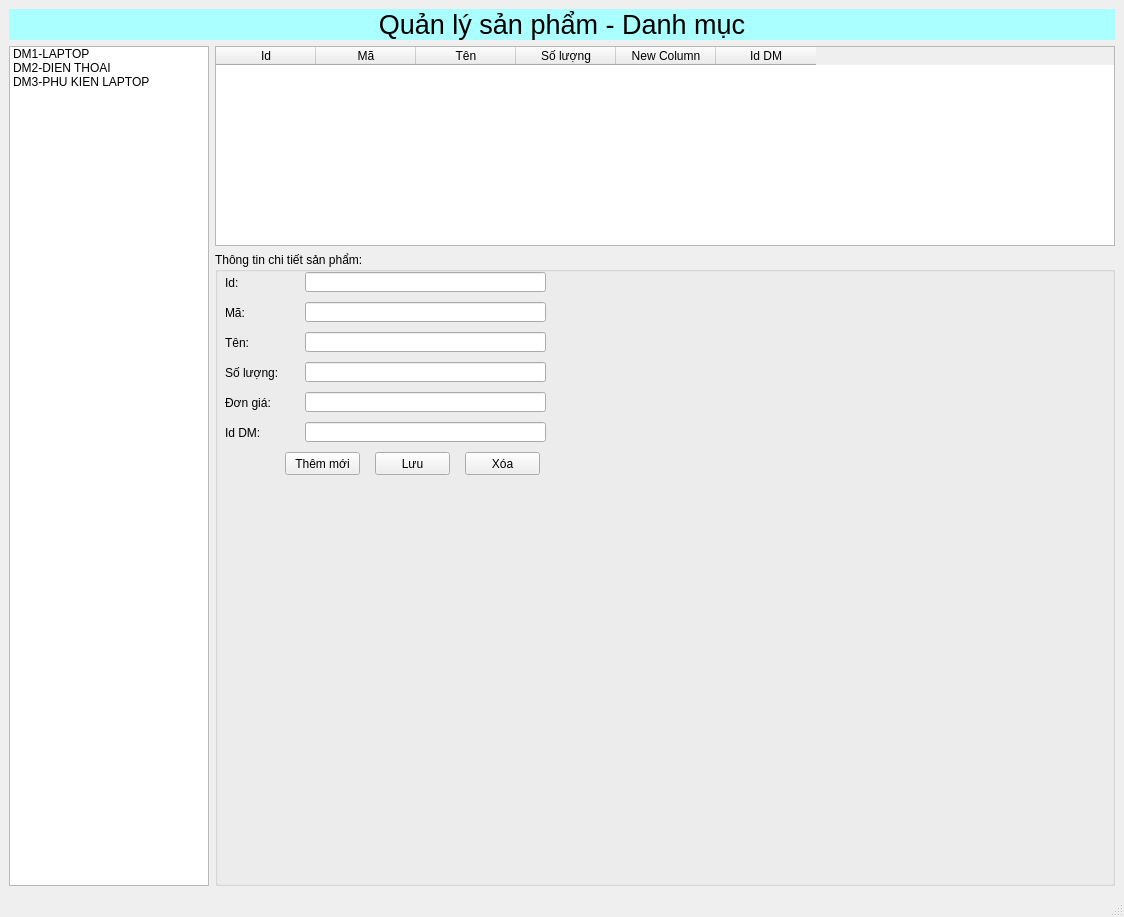
<?xml version="1.0" encoding="UTF-8"?>
<ui version="4.0">
 <class>MainWindow</class>
 <widget class="QMainWindow" name="MainWindow">
  <property name="geometry">
   <rect>
    <x>0</x>
    <y>0</y>
    <width>1124</width>
    <height>917</height>
   </rect>
  </property>
  <property name="windowTitle">
   <string>MainWindow</string>
  </property>
  <widget class="QWidget" name="centralwidget">
   <layout class="QVBoxLayout" name="verticalLayout_2">
    <item>
     <layout class="QVBoxLayout" name="verticalLayout">
      <item>
       <widget class="QLabel" name="label">
        <property name="maximumSize">
         <size>
          <width>16777215</width>
          <height>50</height>
         </size>
        </property>
        <property name="font">
         <font>
          <pointsize>20</pointsize>
         </font>
        </property>
        <property name="styleSheet">
         <string notr="true">background-color: rgb(170, 255, 255);</string>
        </property>
        <property name="text">
         <string>Quản lý sản phẩm - Danh mục</string>
        </property>
        <property name="alignment">
         <set>Qt::AlignCenter</set>
        </property>
       </widget>
      </item>
      <item>
       <layout class="QVBoxLayout" name="verticalLayout_5">
        <item>
         <layout class="QHBoxLayout" name="horizontalLayout">
          <item>
           <widget class="QListWidget" name="listWidgetDanhMuc">
            <property name="maximumSize">
             <size>
              <width>200</width>
              <height>16777215</height>
             </size>
            </property>
            <item>
             <property name="text">
              <string>DM1-LAPTOP</string>
             </property>
            </item>
            <item>
             <property name="text">
              <string>DM2-DIEN THOAI</string>
             </property>
             <property name="foreground">
              <brush brushstyle="NoBrush">
               <color alpha="255">
                <red>255</red>
                <green>0</green>
                <blue>0</blue>
               </color>
              </brush>
             </property>
            </item>
            <item>
             <property name="text">
              <string>DM3-PHU KIEN LAPTOP</string>
             </property>
            </item>
           </widget>
          </item>
          <item>
           <layout class="QVBoxLayout" name="verticalLayout_6">
            <item>
             <widget class="QTableWidget" name="tableWidgetSanPham">
              <property name="maximumSize">
               <size>
                <width>16777215</width>
                <height>200</height>
               </size>
              </property>
              <column>
               <property name="text">
                <string>Id</string>
               </property>
              </column>
              <column>
               <property name="text">
                <string>Mã</string>
               </property>
              </column>
              <column>
               <property name="text">
                <string>Tên</string>
               </property>
              </column>
              <column>
               <property name="text">
                <string>Số lượng</string>
               </property>
              </column>
              <column>
               <property name="text">
                <string>New Column</string>
               </property>
              </column>
              <column>
               <property name="text">
                <string>Id DM</string>
               </property>
              </column>
             </widget>
            </item>
            <item>
             <layout class="QVBoxLayout" name="verticalLayout_7">
              <item>
               <widget class="QGroupBox" name="groupBox">
                <property name="title">
                 <string>Thông tin chi tiết sản phẩm:</string>
                </property>
                <widget class="QLabel" name="lineEditId_2">
                 <property name="geometry">
                  <rect>
                   <x>10</x>
                   <y>20</y>
                   <width>47</width>
                   <height>21</height>
                  </rect>
                 </property>
                 <property name="text">
                  <string>Id:</string>
                 </property>
                </widget>
                <widget class="QLineEdit" name="lineEditId">
                 <property name="geometry">
                  <rect>
                   <x>90</x>
                   <y>20</y>
                   <width>241</width>
                   <height>20</height>
                  </rect>
                 </property>
                </widget>
                <widget class="QLineEdit" name="lineEditMa">
                 <property name="geometry">
                  <rect>
                   <x>90</x>
                   <y>50</y>
                   <width>241</width>
                   <height>20</height>
                  </rect>
                 </property>
                </widget>
                <widget class="QLabel" name="lineEditMa_2">
                 <property name="geometry">
                  <rect>
                   <x>10</x>
                   <y>50</y>
                   <width>47</width>
                   <height>21</height>
                  </rect>
                 </property>
                 <property name="text">
                  <string>Mã:</string>
                 </property>
                </widget>
                <widget class="QLineEdit" name="lineEditSoLuong">
                 <property name="geometry">
                  <rect>
                   <x>90</x>
                   <y>110</y>
                   <width>241</width>
                   <height>20</height>
                  </rect>
                 </property>
                </widget>
                <widget class="QLabel" name="lineEditSoLuong_2">
                 <property name="geometry">
                  <rect>
                   <x>10</x>
                   <y>110</y>
                   <width>71</width>
                   <height>21</height>
                  </rect>
                 </property>
                 <property name="text">
                  <string>Số lượng:</string>
                 </property>
                </widget>
                <widget class="QLineEdit" name="lineEditDonGia">
                 <property name="geometry">
                  <rect>
                   <x>90</x>
                   <y>140</y>
                   <width>241</width>
                   <height>20</height>
                  </rect>
                 </property>
                </widget>
                <widget class="QLabel" name="label_5">
                 <property name="geometry">
                  <rect>
                   <x>10</x>
                   <y>140</y>
                   <width>47</width>
                   <height>21</height>
                  </rect>
                 </property>
                 <property name="text">
                  <string>Đơn giá:</string>
                 </property>
                </widget>
                <widget class="QLineEdit" name="lineEditIdDM">
                 <property name="geometry">
                  <rect>
                   <x>90</x>
                   <y>170</y>
                   <width>241</width>
                   <height>20</height>
                  </rect>
                 </property>
                </widget>
                <widget class="QLabel" name="label_6">
                 <property name="geometry">
                  <rect>
                   <x>10</x>
                   <y>170</y>
                   <width>47</width>
                   <height>21</height>
                  </rect>
                 </property>
                 <property name="text">
                  <string>Id DM:</string>
                 </property>
                </widget>
                <widget class="QPushButton" name="pushButtonThemMoi">
                 <property name="geometry">
                  <rect>
                   <x>70</x>
                   <y>200</y>
                   <width>75</width>
                   <height>23</height>
                  </rect>
                 </property>
                 <property name="text">
                  <string>Thêm mới</string>
                 </property>
                </widget>
                <widget class="QPushButton" name="pushButtonLuu">
                 <property name="geometry">
                  <rect>
                   <x>160</x>
                   <y>200</y>
                   <width>75</width>
                   <height>23</height>
                  </rect>
                 </property>
                 <property name="text">
                  <string>Lưu</string>
                 </property>
                </widget>
                <widget class="QPushButton" name="pushButtonXoa">
                 <property name="geometry">
                  <rect>
                   <x>250</x>
                   <y>200</y>
                   <width>75</width>
                   <height>23</height>
                  </rect>
                 </property>
                 <property name="text">
                  <string>Xóa</string>
                 </property>
                </widget>
                <widget class="QLineEdit" name="lineEditTen">
                 <property name="geometry">
                  <rect>
                   <x>90</x>
                   <y>80</y>
                   <width>241</width>
                   <height>20</height>
                  </rect>
                 </property>
                </widget>
                <widget class="QLabel" name="lineEditTen_2">
                 <property name="geometry">
                  <rect>
                   <x>10</x>
                   <y>80</y>
                   <width>47</width>
                   <height>21</height>
                  </rect>
                 </property>
                 <property name="text">
                  <string>Tên:</string>
                 </property>
                </widget>
               </widget>
              </item>
             </layout>
            </item>
           </layout>
          </item>
         </layout>
        </item>
       </layout>
      </item>
     </layout>
    </item>
   </layout>
  </widget>
  <widget class="QMenuBar" name="menubar">
   <property name="geometry">
    <rect>
     <x>0</x>
     <y>0</y>
     <width>1124</width>
     <height>26</height>
    </rect>
   </property>
  </widget>
  <widget class="QStatusBar" name="statusbar"/>
 </widget>
 <tabstops>
  <tabstop>listWidgetDanhMuc</tabstop>
  <tabstop>tableWidgetSanPham</tabstop>
  <tabstop>lineEditId</tabstop>
  <tabstop>lineEditMa</tabstop>
  <tabstop>lineEditTen</tabstop>
  <tabstop>lineEditSoLuong</tabstop>
  <tabstop>lineEditDonGia</tabstop>
  <tabstop>lineEditIdDM</tabstop>
  <tabstop>pushButtonThemMoi</tabstop>
  <tabstop>pushButtonLuu</tabstop>
  <tabstop>pushButtonXoa</tabstop>
 </tabstops>
 <resources/>
 <connections/>
</ui>
